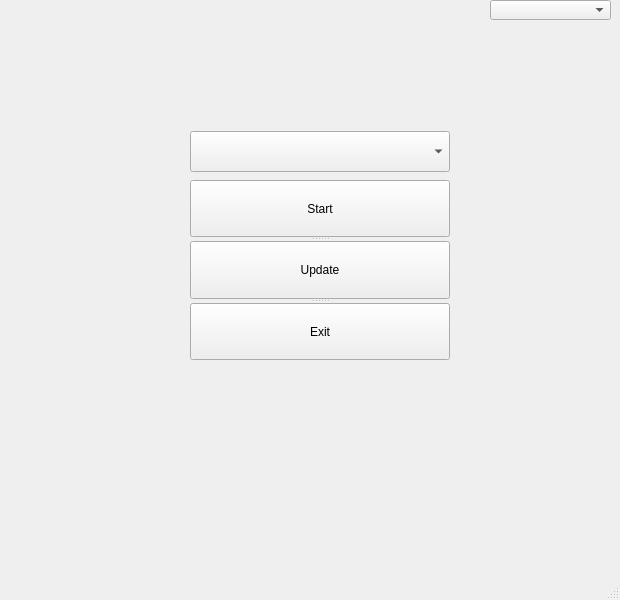
<?xml version="1.0" encoding="UTF-8"?>
<ui version="4.0">
 <class>Snake</class>
 <widget class="QMainWindow" name="Snake">
  <property name="geometry">
   <rect>
    <x>0</x>
    <y>0</y>
    <width>620</width>
    <height>600</height>
   </rect>
  </property>
  <property name="maximumSize">
   <size>
    <width>620</width>
    <height>600</height>
   </size>
  </property>
  <property name="windowTitle">
   <string>Snake</string>
  </property>
  <widget class="QWidget" name="centralwidget">
   <widget class="QComboBox" name="modeMenu">
    <property name="geometry">
     <rect>
      <x>490</x>
      <y>0</y>
      <width>121</width>
      <height>20</height>
     </rect>
    </property>
   </widget>
   <widget class="QComboBox" name="levelslist">
    <property name="geometry">
     <rect>
      <x>190</x>
      <y>131</y>
      <width>260</width>
      <height>41</height>
     </rect>
    </property>
    <property name="font">
     <font>
      <family>Segoe UI</family>
      <pointsize>11</pointsize>
     </font>
    </property>
   </widget>
   <widget class="QSplitter" name="splitter">
    <property name="geometry">
     <rect>
      <x>190</x>
      <y>180</y>
      <width>260</width>
      <height>180</height>
     </rect>
    </property>
    <property name="orientation">
     <enum>Qt::Vertical</enum>
    </property>
    <widget class="QPushButton" name="btn_start">
     <property name="text">
      <string>Start</string>
     </property>
    </widget>
    <widget class="QPushButton" name="btn_update">
     <property name="text">
      <string>Update</string>
     </property>
    </widget>
    <widget class="QPushButton" name="btn_exit">
     <property name="text">
      <string>Exit</string>
     </property>
    </widget>
   </widget>
   <widget class="QLabel" name="colLevel">
    <property name="geometry">
     <rect>
      <x>20</x>
      <y>430</y>
      <width>71</width>
      <height>31</height>
     </rect>
    </property>
    <property name="font">
     <font>
      <pointsize>14</pointsize>
     </font>
    </property>
    <property name="text">
     <string/>
    </property>
   </widget>
  </widget>
  <widget class="QMenuBar" name="menubar">
   <property name="geometry">
    <rect>
     <x>0</x>
     <y>0</y>
     <width>620</width>
     <height>21</height>
    </rect>
   </property>
  </widget>
  <widget class="QStatusBar" name="statusbar"/>
 </widget>
 <resources/>
 <connections/>
</ui>
